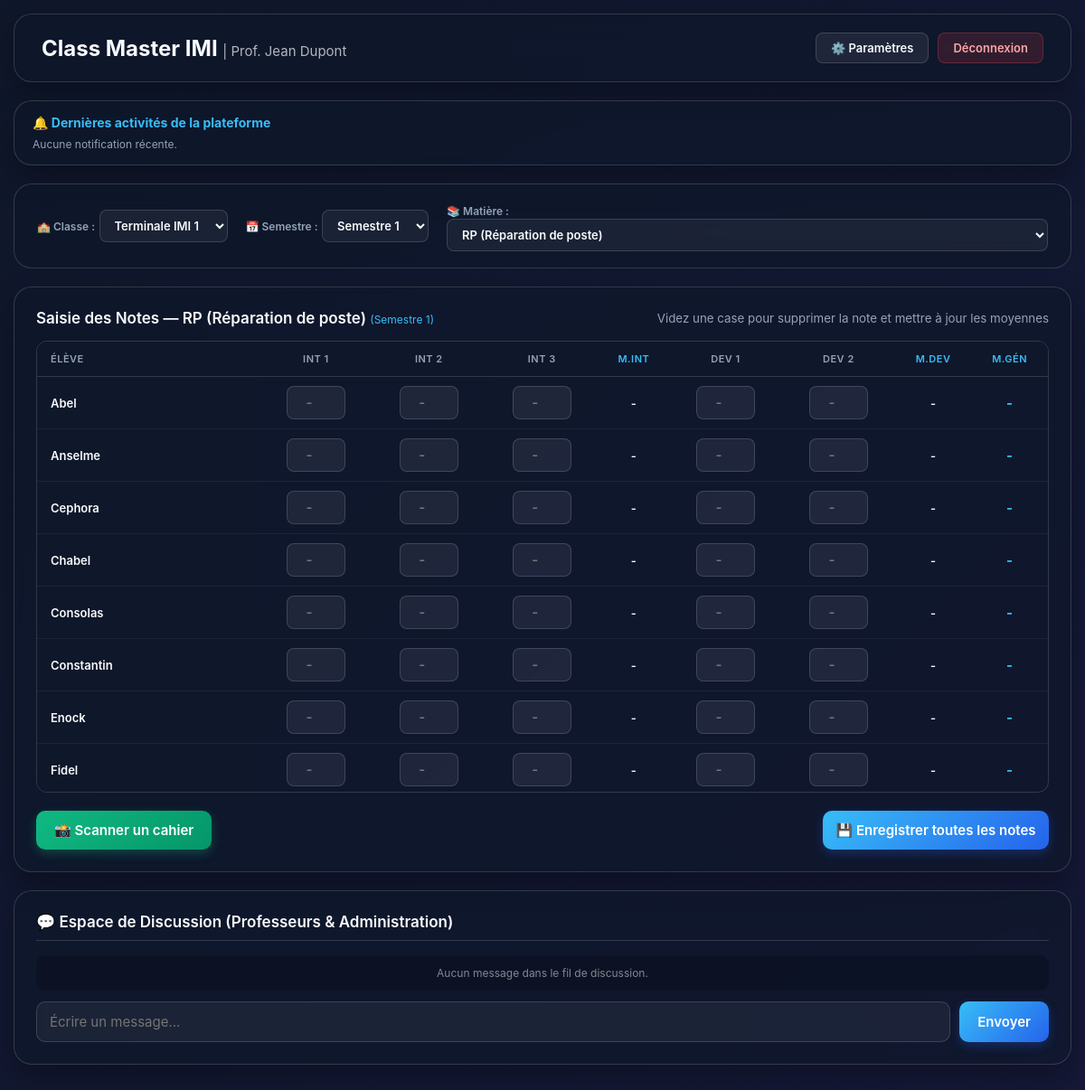
Before: / (signed in) with the older database file.
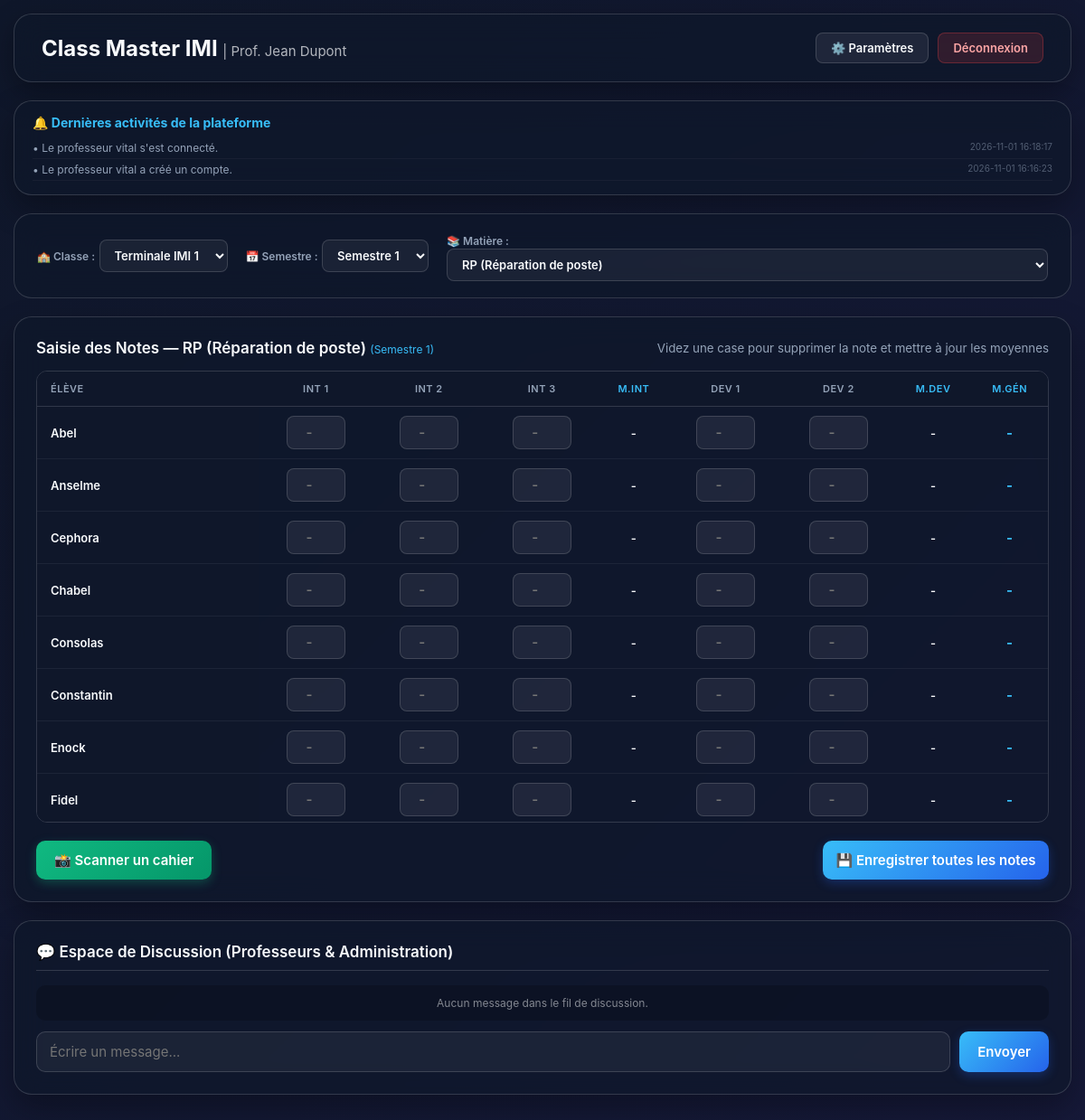
After: the same page with the newer database file.
### tables this page shows
CREATE TABLE profs (
                    id INTEGER PRIMARY KEY AUTOINCREMENT,
                    email TEXT UNIQUE NOT NULL,
                    mot_de_passe TEXT NOT NULL,
                    nom TEXT NOT NULL);

CREATE TABLE eleves (
                    id INTEGER PRIMARY KEY AUTOINCREMENT,
                    nom TEXT NOT NULL,
                    classe TEXT NOT NULL,
                    code_secret TEXT UNIQUE);

CREATE TABLE notifications (
                    id INTEGER PRIMARY KEY AUTOINCREMENT,
                    message TEXT NOT NULL,
                    date_creation TIMESTAMP DEFAULT CURRENT_TIMESTAMP);

### app.py (the view, shortened to what this page needs)
@app.route('/', methods=['GET', 'POST'])
def index():
    if 'prof_id' in session:
        view = request.args.get('view', 'dashboard')
        message = ''
        success_message = ''
        conn = get_db_connection()
        prof_info = conn.execute('SELECT * FROM profs WHERE id = ?', (session['prof_id'],)).fetchone()
        matiere_selectionnee = request.args.get('matiere', MATIERES_OFFICIELLES[0])
        classe_selectionnee = request.args.get('classe', 'Terminale IMI 1')
        semestre_selectionne = request.args.get('semestre', SEMESTRES_OFFICIELS[0])
        notes = conn.execute('SELECT * FROM notes WHERE matiere = ? AND classe = ? AND semestre = ?',
                             (matiere_selectionnee, classe_selectionnee, semestre_selectionne)).fetchall()
        liste_eleves = conn.execute('SELECT * FROM eleves WHERE classe = ? ORDER BY nom ASC', (classe_selectionnee,)).fetchall()
        bilan_eleves = []
        for e in liste_eleves:
            notes_eleve = [n for n in notes if n['nom_eleve'] == e['nom']]
            notes_dict = {n['type_eval']: n['note'] for n in notes_eleve}
            i1 = notes_dict.get('Interrogation 1', '')
            i2 = notes_dict.get('Interrogation 2', '')
            i3 = notes_dict.get('Interrogation 3', '')
            d1 = notes_dict.get('Devoir 1', '')
            d2 = notes_dict.get('Devoir 2', '')
            n_interro = [n['note'] for n in notes_eleve if 'Interrogation' in n['type_eval']]
            n_devoir = [n['note'] for n in notes_eleve if 'Devoir' in n['type_eval']]
            m_interro = sum(n_interro) / len(n_interro) if n_interro else None
            m_devoir = sum(n_devoir) / len(n_devoir) if n_devoir else None
            toutes_notes = [n['note'] for n in notes_eleve]
            m_gen = sum(toutes_notes) / len(toutes_notes) if toutes_notes else None
            bilan_eleves.append({
                'nom': e['nom'],
                'notes': notes_eleve,
                'i1': i1, 'i2': i2, 'i3': i3, 'd1': d1, 'd2': d2,
                'moy_interro': round(m_interro, 2) if m_interro is not None else '-',
                'moy_devoir': round(m_devoir, 2) if m_devoir is not None else '-',
                'moy_gen': round(m_gen, 2) if m_gen is not None else '-'
            })
        notifications = conn.execute('SELECT * FROM notifications ORDER BY id DESC LIMIT 5').fetchall()
        messages_recents = conn.execute('SELECT * FROM messages ORDER BY id DESC LIMIT 15').fetchall()
        conn.close()
        return render_template('index.html', view=view, prof_nom=session['prof_nom'], prof_info=prof_info,
                               matieres=MATIERES_OFFICIELLES, classes=CLASSES_OFFICIELLES, semestres=SEMESTRES_OFFICIELS,
                               matiere_active=matiere_selectionnee, classe_active=classe_selectionnee, semestre_actif=semestre_selectionne,
                               bilan_eleves=bilan_eleves, liste_eleves=liste_eleves,
                               notifications=notifications, messages_recents=messages_recents,
                               message=message, success_message=success_message)

### app.py (called while the page is built)
def get_db_connection():
    conn = sqlite3.connect('educmaster_mini.db')
    conn.row_factory = sqlite3.Row
    return conn

### templates/index.html (shortened to what this page needs)
<!DOCTYPE html>
<html lang="fr">
<head>
</head>
<body>
    {% if session.get('prof_id') and view == 'dashboard' %}
        <div class="dashboard-wrapper" style="align-self: flex-start;">
            <div class="header">
                <h2>Class Master IMI <span style="font-weight: 400; opacity: 0.7; font-size: 15px;">| Prof. {{ prof_nom }}</span></h2>
                <div style="display: flex; align-items: center; gap: 10px;">
                    <a href="/?view=settings" class="settings-btn">⚙️ Paramètres</a>
                    <a href="/logout" class="logout-btn">Déconnexion</a>
                </div>
            </div>
            <div class="card" style="margin-bottom: 20px; padding: 15px 20px;">
                <h4 style="font-size: 14px; margin-bottom: 8px; color: var(--accent-primary);">🔔 Dernières activités de la plateforme</h4>
                <ul style="list-style-type: none; font-size: 12px; color: var(--text-muted);">
                    {% for notif in notifications %}
                        <li style="padding: 4px 0; border-bottom: 1px solid rgba(255,255,255,0.04);">
                            • {{ notif.message }} <span style="opacity: 0.5; font-size: 10px; float: right;">{{ notif.date_creation }}</span>
                        </li>
                    {% else %}
                        <li>Aucune notification récente.</li>
                    {% endfor %}
                </ul>
            </div>
            <div class="selectors-bar">
                <div>
                    <label style="font-size: 12px; font-weight: 600; color: var(--text-muted);">🏫 Classe :</label>
                    <select id="select-classe" onchange="updateView()">
                        {% for c in classes %}
                            <option value="{{ c }}" {% if c == classe_active %}selected{% endif %}>{{ c }}</option>
                        {% endfor %}
                    </select>
                </div>
                <div>
                    <label style="font-size: 12px; font-weight: 600; color: var(--text-muted);">📅 Semestre :</label>
                    <select id="select-semestre" onchange="updateView()">
                        {% for s in semestres %}
                            <option value="{{ s }}" {% if s == semestre_actif %}selected{% endif %}>{{ s }}</option>
                        {% endfor %}
                    </select>
                </div>
                <div style="flex-grow: 1;">
                    <label style="font-size: 12px; font-weight: 600; color: var(--text-muted);">📚 Matière :</label>
                    <select id="select-matiere" onchange="updateView()" style="width: 100%;">
                        {% for m in matieres %}
                            <option value="{{ m }}" {% if m == matiere_active %}selected{% endif %}>{{ m }}</option>
                        {% endfor %}
                    </select>
                </div>
            </div>
            <div class="card">
                <div style="display: flex; justify-content: space-between; align-items: center; margin-bottom: 15px; flex-wrap: wrap; gap: 10px;">
                    <h3 style="margin-bottom: 0; border: none; padding: 0;">Saisie des Notes — {{ matiere_active }} <span style="font-size: 12px; font-weight: 400; color: var(--accent-primary);">({{ semestre_actif }})</span></h3>
                    <small style="color: var(--text-muted);">Videz une case pour supprimer la note et mettre à jour les moyennes</small>
                </div>
                <form method="POST">
                    <div class="table-container">
                        <table style="min-width: 850px;">
                            <thead>
                                <tr>
                                    <th style="width: 22%;">Élève</th>
                                    <th>Int 1</th>
                                    <th>Int 2</th>
                                    <th>Int 3</th>
                                    <th style="color: var(--accent-primary);">M.Int</th>
                                    <th>Dev 1</th>
                                    <th>Dev 2</th>
                                    <th style="color: var(--accent-primary);">M.Dev</th>
                                    <th style="color: #38bdf8;">M.Gén</th>
                                </tr>
                            </thead>
                            <tbody>
                                {% for b in bilan_eleves %}
                                <tr>
                                    <td><strong style="font-weight: 600;">{{ b.nom }}</strong></td>
                                    <td><input type="number" step="0.25" min="0" max="20" name="note_{{ b.nom }}_Interrogation-1" value="{{ b.i1 }}" placeholder="-" class="grid-note-input"></td>
                                    <td><input type="number" step="0.25" min="0" max="20" name="note_{{ b.nom }}_Interrogation-2" value="{{ b.i2 }}" placeholder="-" class="grid-note-input"></td>
                                    <td><input type="number" step="0.25" min="0" max="20" name="note_{{ b.nom }}_Interrogation-3" value="{{ b.i3 }}" placeholder="-" class="grid-note-input"></td>
                                    <td style="font-weight: 600;">{{ b.moy_interro }}</td>
                                    <td><input type="number" step="0.25" min="0" max="20" name="note_{{ b.nom }}_Devoir-1" value="{{ b.d1 }}" placeholder="-" class="grid-note-input"></td>
                                    <td><input type="number" step="0.25" min="0" max="20" name="note_{{ b.nom }}_Devoir-2" value="{{ b.d2 }}" placeholder="-" class="grid-note-input"></td>
                                    <td style="font-weight: 600;">{{ b.moy_devoir }}</td>
                                    <td><strong style="color: #38bdf8; font-size: 15px;">{{ b.moy_gen }}</strong></td>
                                </tr>
                                {% else %}
                                <tr>
                                    <td colspan="9" style="text-align: center; opacity: 0.5; padding: 30px;">Aucun élève enregistré dans cette classe.</td>
                                </tr>
                                {% endfor %}
                            </tbody>
                        </table>
                    </div>
                    <div style="margin-top: 20px; display: flex; justify-content: space-between; align-items: center; flex-wrap: wrap; gap: 10px;">
                        <label class="btn-scan" style="margin-bottom: 0;">
                            📸 Scanner un cahier
                        </label>
                        <button type="submit" class="btn-main" style="max-width: 250px; margin-bottom: 0;">💾 Enregistrer toutes les notes</button>
                    </div>
                </form>
            </div>
            <div class="card" style="margin-top: 20px;">
                <h3>💬 Espace de Discussion (Professeurs & Administration)</h3>
                <div style="max-height: 220px; overflow-y: auto; background: rgba(0,0,0,0.2); padding: 12px; border-radius: 10px; margin-bottom: 12px; display: flex; flex-direction: column; gap: 8px;">
                    {% for msg in messages_recents %}
                        <div style="background: rgba(255,255,255,0.05); padding: 8px 12px; border-radius: 8px; font-size: 13px;">
                            <strong style="color: var(--accent-primary);">{{ msg.auteur }} :</strong>
                            <span>{{ msg.contenu }}</span>
                            <span style="font-size: 10px; opacity: 0.5; float: right;">{{ msg.date_envoi }}</span>
                        </div>
                    {% else %}
                        <p style="font-size: 12px; opacity: 0.5; text-align: center;">Aucun message dans le fil de discussion.</p>
                    {% endfor %}
                </div>
                <form method="POST">
                    <div style="display: flex; gap: 10px;">
                        <input type="text" name="contenu_msg" placeholder="Écrire un message..." required style="margin-bottom: 0; flex-grow: 1;">
                        <button type="submit" class="btn-main" style="width: auto; padding: 0 20px; margin-bottom: 0;">Envoyer</button>
                    </div>
                </form>
            </div>
        </div>
    {% endif %}
</body>
</html>

### templates/index.html (style rules this page uses)
:root { --bg-gradient: linear-gradient(135deg, #0f172a 0%, #1e1b4b 50%, #09203f 100%); --glass-bg: rgba(255, 255, 255, 0.07); --glass-border: rgba(255, 255, 255, 0.15); --glass-card: rgba(15, 23, 42, 0.65); --accent-primary: #38bdf8; --accent-secondary: #818cf8; --accent-success: #34d399; --text-main: #f8fafc; --text-muted: #94a3b8; }
* { margin: 0; padding: 0; box-sizing: border-box; font-family: 'Inter', 'Segoe UI', system-ui, -apple-system, sans-serif; }
body { min-height: 100vh; background: var(--bg-gradient); background-size: 400% 400%; animation: gradientShift 20s ease infinite; display: flex; justify-content: center; align-items: center; padding: 15px; color: var(--text-main); transition: background 0.3s ease, color 0.3s ease; }
.login-card input, .login-card select, .card input, .card select { width: 100%; padding: 12px 14px; margin-bottom: 14px; border: 1px solid var(--glass-border); border-radius: 10px; background: rgba(255, 255, 255, 0.05); color: var(--text-main); font-size: 15px; outline: none; }
.grid-note-input { width: 65px !important; padding: 8px 4px !important; margin-bottom: 0 !important; text-align: center; border-radius: 8px !important; border: 1px solid var(--glass-border) !important; background: rgba(255, 255, 255, 0.07) !important; color: var(--text-main) !important; font-weight: 600; }
select option { background: #0f172a; color: #ffffff; white-space: normal; }
.btn-main { width: 100%; padding: 12px; border: none; border-radius: 10px; background: linear-gradient(135deg, #38bdf8 0%, #2563eb 100%); color: #ffffff; font-size: 15px; font-weight: 600; cursor: pointer; transition: all 0.3s ease; box-shadow: 0 4px 12px rgba(37, 99, 235, 0.3); margin-bottom: 12px; }
.dashboard-wrapper { width: 100%; max-width: 1400px; }
.header { display: flex; justify-content: space-between; align-items: center; background: var(--glass-card); backdrop-filter: blur(16px); border: 1px solid var(--glass-border); border-radius: 20px; padding: 20px 30px; margin-bottom: 20px; box-shadow: 0 10px 30px rgba(0, 0, 0, 0.3); gap: 15px; flex-wrap: wrap; }
.logout-btn { background: rgba(239, 68, 68, 0.15); color: #fca5a5; text-decoration: none; padding: 8px 16px; border-radius: 8px; border: 1px solid rgba(239, 68, 68, 0.3); font-weight: 600; font-size: 13px; }
.settings-btn { background: var(--glass-bg); color: var(--text-main); text-decoration: none; padding: 8px 16px; border-radius: 8px; border: 1px solid var(--glass-border); font-weight: 600; font-size: 13px; }
.btn-scan { background: linear-gradient(135deg, #10b981 0%, #059669 100%); color: white; padding: 12px 20px; border-radius: 10px; border: none; font-size: 15px; font-weight: 600; cursor: pointer; display: inline-flex; align-items: center; gap: 8px; transition: all 0.3s ease; box-shadow: 0 4px 12px rgba(16, 185, 129, 0.3); }
.selectors-bar { background: var(--glass-card); backdrop-filter: blur(16px); border: 1px solid var(--glass-border); border-radius: 20px; padding: 18px 25px; margin-bottom: 20px; display: flex; align-items: center; gap: 20px; flex-wrap: wrap; }
.selectors-bar select { padding: 8px 12px; border-radius: 8px; border: 1px solid var(--glass-border); background: rgba(255, 255, 255, 0.05); color: var(--text-main); font-weight: 600; font-size: 13px; outline: none; }
.card { background: var(--glass-card); backdrop-filter: blur(16px); border: 1px solid var(--glass-border); border-radius: 20px; padding: 24px; box-shadow: 0 15px 35px rgba(0, 0, 0, 0.3); text-align: left; }
.card h3 { font-size: 17px; font-weight: 600; margin-bottom: 16px; border-bottom: 1px solid var(--glass-border); padding-bottom: 10px; color: var(--text-main); }
.table-container { max-height: 500px; overflow: auto; position: relative; border-radius: 12px; border: 1px solid var(--glass-border); }
table { width: 100%; border-collapse: collapse; border-spacing: 0; }
th { position: sticky; top: 0; background: #0f172a; z-index: 10; padding: 12px 8px; text-align: center; font-weight: 600; color: var(--text-muted); font-size: 11px; text-transform: uppercase; letter-spacing: 0.5px; border-bottom: 1px solid var(--glass-border); }
td:first-child, th:first-child { position: sticky; left: 0; background: #0f172a; z-index: 5; text-align: left; padding-left: 15px; }
th:first-child { z-index: 20; }
td { padding: 10px 8px; text-align: center; border-bottom: 1px solid rgba(255, 255, 255, 0.06); font-size: 13px; vertical-align: middle; white-space: nowrap; }

Changed rows visible on the page:
added notifications: message "Le professeur vital s'est connecté.", date_creation "2026-11-01 16:18:17"
added notifications: message "Le professeur vital a créé un compte.", date_creation "2026-11-01 16:16:23"
Other visible differences:
text no longer shown: "Aucune notification récente."
